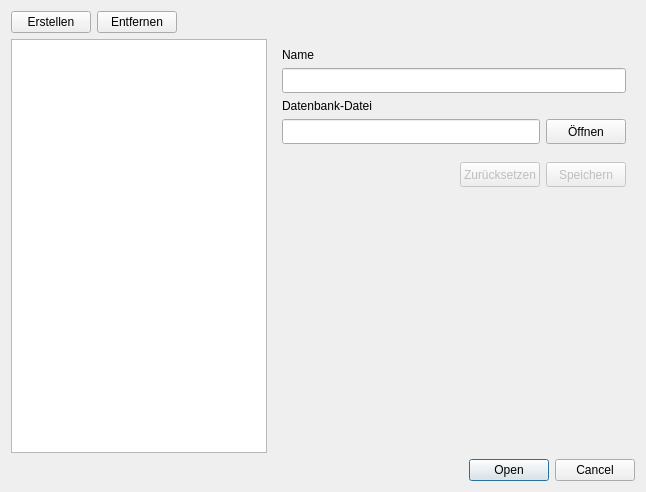
<?xml version="1.0" encoding="UTF-8"?>
<ui version="4.0">
 <class>QMFavoriteDatabaseDialog</class>
 <widget class="QDialog" name="QMFavoriteDatabaseDialog">
  <property name="windowModality">
   <enum>Qt::ApplicationModal</enum>
  </property>
  <property name="geometry">
   <rect>
    <x>0</x>
    <y>0</y>
    <width>646</width>
    <height>492</height>
   </rect>
  </property>
  <property name="windowTitle">
   <string>Favoriten</string>
  </property>
  <property name="modal">
   <bool>true</bool>
  </property>
  <layout class="QGridLayout" name="gridLayout">
   <item row="0" column="0">
    <layout class="QHBoxLayout" name="horizontalLayout_3">
     <item>
      <widget class="QPushButton" name="pbCreateFavoriteEntry">
       <property name="sizePolicy">
        <sizepolicy hsizetype="Minimum" vsizetype="Fixed">
         <horstretch>0</horstretch>
         <verstretch>0</verstretch>
        </sizepolicy>
       </property>
       <property name="text">
        <string>Erstellen</string>
       </property>
      </widget>
     </item>
     <item>
      <widget class="QPushButton" name="pbRemoveFavoriteEntry">
       <property name="text">
        <string>Entfernen</string>
       </property>
      </widget>
     </item>
     <item>
      <spacer name="horizontalSpacer_2">
       <property name="orientation">
        <enum>Qt::Horizontal</enum>
       </property>
       <property name="sizeHint" stdset="0">
        <size>
         <width>40</width>
         <height>20</height>
        </size>
       </property>
      </spacer>
     </item>
    </layout>
   </item>
   <item row="1" column="0">
    <layout class="QHBoxLayout" name="horizontalLayout_4" stretch="0,2">
     <item>
      <widget class="QListWidget" name="lwFavorites"/>
     </item>
     <item>
      <widget class="QWidget" name="widget" native="true">
       <layout class="QGridLayout" name="gridLayout_2">
        <item row="5" column="1">
         <spacer name="verticalSpacer">
          <property name="orientation">
           <enum>Qt::Vertical</enum>
          </property>
          <property name="sizeHint" stdset="0">
           <size>
            <width>20</width>
            <height>184</height>
           </size>
          </property>
         </spacer>
        </item>
        <item row="4" column="0" colspan="2">
         <layout class="QHBoxLayout" name="horizontalLayout_2">
          <property name="topMargin">
           <number>12</number>
          </property>
          <property name="bottomMargin">
           <number>12</number>
          </property>
          <item>
           <spacer name="horizontalSpacer">
            <property name="orientation">
             <enum>Qt::Horizontal</enum>
            </property>
            <property name="sizeHint" stdset="0">
             <size>
              <width>40</width>
              <height>20</height>
             </size>
            </property>
           </spacer>
          </item>
          <item>
           <widget class="QPushButton" name="pbReset">
            <property name="enabled">
             <bool>false</bool>
            </property>
            <property name="minimumSize">
             <size>
              <width>0</width>
              <height>25</height>
             </size>
            </property>
            <property name="text">
             <string>Zurücksetzen</string>
            </property>
           </widget>
          </item>
          <item>
           <widget class="QPushButton" name="pbSave">
            <property name="enabled">
             <bool>false</bool>
            </property>
            <property name="minimumSize">
             <size>
              <width>0</width>
              <height>25</height>
             </size>
            </property>
            <property name="text">
             <string>Speichern</string>
            </property>
           </widget>
          </item>
         </layout>
        </item>
        <item row="1" column="0" colspan="2">
         <widget class="QLineEdit" name="leName">
          <property name="minimumSize">
           <size>
            <width>0</width>
            <height>25</height>
           </size>
          </property>
         </widget>
        </item>
        <item row="3" column="0" colspan="2">
         <layout class="QHBoxLayout" name="horizontalLayout">
          <item>
           <widget class="QLineEdit" name="leDatabaseFile">
            <property name="enabled">
             <bool>true</bool>
            </property>
            <property name="minimumSize">
             <size>
              <width>0</width>
              <height>25</height>
             </size>
            </property>
            <property name="readOnly">
             <bool>true</bool>
            </property>
           </widget>
          </item>
          <item>
           <widget class="QPushButton" name="pbOpen">
            <property name="minimumSize">
             <size>
              <width>0</width>
              <height>25</height>
             </size>
            </property>
            <property name="text">
             <string>Öffnen</string>
            </property>
           </widget>
          </item>
         </layout>
        </item>
        <item row="0" column="0">
         <widget class="QLabel" name="label">
          <property name="text">
           <string>Name</string>
          </property>
         </widget>
        </item>
        <item row="2" column="0">
         <widget class="QLabel" name="label_2">
          <property name="text">
           <string>Datenbank-Datei</string>
          </property>
         </widget>
        </item>
       </layout>
      </widget>
     </item>
    </layout>
   </item>
   <item row="3" column="0">
    <widget class="QDialogButtonBox" name="buttonBox">
     <property name="orientation">
      <enum>Qt::Horizontal</enum>
     </property>
     <property name="standardButtons">
      <set>QDialogButtonBox::Cancel|QDialogButtonBox::Open</set>
     </property>
    </widget>
   </item>
  </layout>
 </widget>
 <resources/>
 <connections>
  <connection>
   <sender>buttonBox</sender>
   <signal>accepted()</signal>
   <receiver>QMFavoriteDatabaseDialog</receiver>
   <slot>accept()</slot>
   <hints>
    <hint type="sourcelabel">
     <x>248</x>
     <y>254</y>
    </hint>
    <hint type="destinationlabel">
     <x>157</x>
     <y>274</y>
    </hint>
   </hints>
  </connection>
  <connection>
   <sender>buttonBox</sender>
   <signal>rejected()</signal>
   <receiver>QMFavoriteDatabaseDialog</receiver>
   <slot>reject()</slot>
   <hints>
    <hint type="sourcelabel">
     <x>316</x>
     <y>260</y>
    </hint>
    <hint type="destinationlabel">
     <x>286</x>
     <y>274</y>
    </hint>
   </hints>
  </connection>
  <connection>
   <sender>pbCreateFavoriteEntry</sender>
   <signal>clicked()</signal>
   <receiver>QMFavoriteDatabaseDialog</receiver>
   <slot>createFavoriteEntry()</slot>
   <hints>
    <hint type="sourcelabel">
     <x>46</x>
     <y>24</y>
    </hint>
    <hint type="destinationlabel">
     <x>322</x>
     <y>245</y>
    </hint>
   </hints>
  </connection>
  <connection>
   <sender>pbRemoveFavoriteEntry</sender>
   <signal>clicked()</signal>
   <receiver>QMFavoriteDatabaseDialog</receiver>
   <slot>removeFavoriteEntry()</slot>
   <hints>
    <hint type="sourcelabel">
     <x>202</x>
     <y>24</y>
    </hint>
    <hint type="destinationlabel">
     <x>322</x>
     <y>245</y>
    </hint>
   </hints>
  </connection>
  <connection>
   <sender>pbSave</sender>
   <signal>clicked()</signal>
   <receiver>QMFavoriteDatabaseDialog</receiver>
   <slot>saveFavoriteEntry()</slot>
   <hints>
    <hint type="sourcelabel">
     <x>574</x>
     <y>224</y>
    </hint>
    <hint type="destinationlabel">
     <x>322</x>
     <y>245</y>
    </hint>
   </hints>
  </connection>
  <connection>
   <sender>pbReset</sender>
   <signal>clicked()</signal>
   <receiver>QMFavoriteDatabaseDialog</receiver>
   <slot>resetFavoriteEntry()</slot>
   <hints>
    <hint type="sourcelabel">
     <x>458</x>
     <y>224</y>
    </hint>
    <hint type="destinationlabel">
     <x>322</x>
     <y>245</y>
    </hint>
   </hints>
  </connection>
  <connection>
   <sender>pbOpen</sender>
   <signal>clicked()</signal>
   <receiver>QMFavoriteDatabaseDialog</receiver>
   <slot>openDatabaseFile()</slot>
   <hints>
    <hint type="sourcelabel">
     <x>583</x>
     <y>171</y>
    </hint>
    <hint type="destinationlabel">
     <x>322</x>
     <y>245</y>
    </hint>
   </hints>
  </connection>
 </connections>
 <slots>
  <slot>createFavoriteEntry()</slot>
  <slot>removeFavoriteEntry()</slot>
  <slot>saveFavoriteEntry()</slot>
  <slot>resetFavoriteEntry()</slot>
  <slot>openDatabaseFile()</slot>
 </slots>
</ui>
